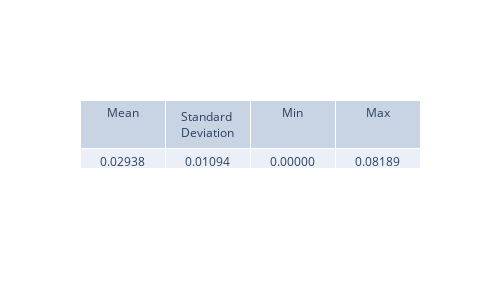
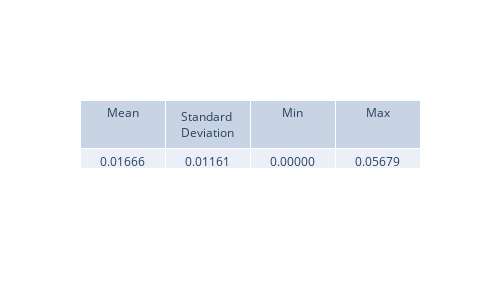
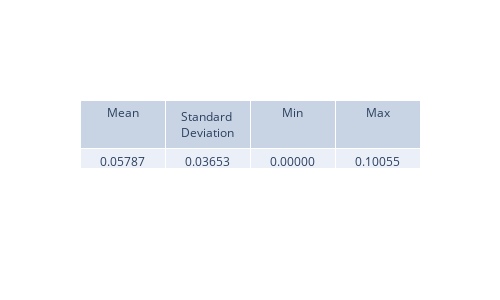
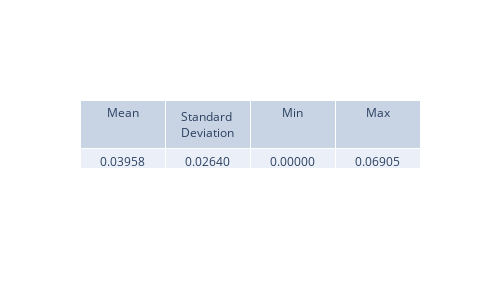

Notebook code for these charts, in order:
### Code cell
lambda0_analytical = analytical_weights["lambda0_analytical"]
lambda1_analytical = analytical_weights["lambda1_analytical"]
lambda2_analytical = analytical_weights["lambda2_analytical"]
lambda3_analytical = analytical_weights["lambda3_analytical"]
lambda4_analytical = analytical_weights["lambda4_analytical"]
lambda5_analytical = analytical_weights["lambda5_analytical"]

lambda0_diff = np.abs(lambda0 - lambda0_analytical)
lambda1_diff = np.abs(lambda1 - lambda1_analytical)
lambda2_diff = np.abs(lambda2 - lambda2_analytical)
lambda3_diff = np.abs(lambda3 - lambda3_analytical)
lambda4_diff = np.abs(lambda4 - lambda4_analytical)
lambda5_diff = np.abs(lambda5 - lambda5_analytical)

view_metrics(lambda0_diff)
view_metrics(lambda1_diff)
view_metrics(lambda2_diff)
view_metrics(lambda3_diff)
view_metrics(lambda4_diff)
view_metrics(lambda5_diff)

plt.figure(figsize=(8, 5), dpi=200)
plt.plot(t_values, lambda0_diff, label='delta lambda0')
plt.plot(t_values, lambda1_diff, label='delta lambda1')
plt.plot(t_values, lambda2_diff, label='delta lambda2')
plt.plot(t_values, lambda3_diff, label='delta lambda3')
plt.plot(t_values, lambda4_diff, label='delta lambda4')
plt.plot(t_values, lambda5_diff, label='delta lambda5')
plt.xlabel("Time (ps)")
plt.ylabel("Absolute Error")
plt.title("Difference between PINN and Analytical lambda values")
plt.grid(True)
plt.legend()
plt.show()

### Figure 1 — Plotly figure (JSON) as saved in the notebook; plotly's stock layout.template omitted (floating-point values rounded to 4 significant figures)
{"data": [{"cells": {"values": [["0.02938"], ["0.01094"], ["0.00000"], ["0.08189"]]}, "header": {"values": ["Mean", "Standard Deviation", "Min", "Max"]}, "type": "table"}], "layout": {"height": 300, "width": 500}}

### Figure 2 — Plotly figure (JSON) as saved in the notebook; plotly's stock layout.template omitted (floating-point values rounded to 4 significant figures)
{"data": [{"cells": {"values": [["0.01666"], ["0.01161"], ["0.00000"], ["0.05679"]]}, "header": {"values": ["Mean", "Standard Deviation", "Min", "Max"]}, "type": "table"}], "layout": {"height": 300, "width": 500}}

### Figure 3 — Plotly figure (JSON) as saved in the notebook; plotly's stock layout.template omitted (floating-point values rounded to 4 significant figures)
{"data": [{"cells": {"values": [["0.05787"], ["0.03653"], ["0.00000"], ["0.10055"]]}, "header": {"values": ["Mean", "Standard Deviation", "Min", "Max"]}, "type": "table"}], "layout": {"height": 300, "width": 500}}

### Figure 4 — Plotly figure (JSON) as saved in the notebook; plotly's stock layout.template omitted (floating-point values rounded to 4 significant figures)
{"data": [{"cells": {"values": [["0.03958"], ["0.02640"], ["0.00000"], ["0.06905"]]}, "header": {"values": ["Mean", "Standard Deviation", "Min", "Max"]}, "type": "table"}], "layout": {"height": 300, "width": 500}}
